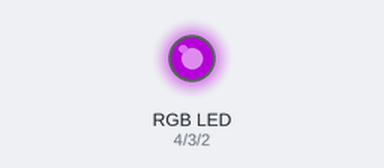
The sketch below on a simulated Arduino Uno, built with avr-gcc and run on an emulated ATmega328P. Shown: an RGB LED mixed from three pins (HIGH = lit). Dim RGB values are drawn brighter than linear.

Above: at 0.1 s.
Timing chart, 0 to 1.6 s (numbered marks = the images above):
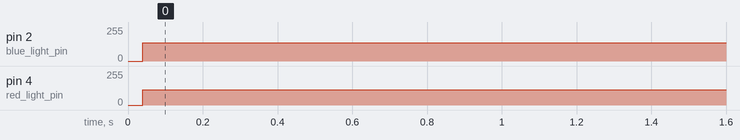

Measured:
- by itself, pin 2 (blue_light_pin): 0/255 → 137/255 at 0.04 s
- by itself, pin 4 (red_light_pin): 0/255 → 115/255 at 0.04 s

The sketch:

RGB_led.ino
```cpp
/*int val;
void setup() {
  // put your setup code here, to run once:
for (int i=2;i<5;i++){
  pinMode(i,OUTPUT);
}
Serial.begin(9600);
}

void loop() {
  // put your main code here, to run repeatedly:


   analogWrite(4,255);
    analogWrite(3,0);
    analogWrite(2,0);
    delay(1);

Serial.println(val,DEC);}
*/
int red_light_pin= 4;
int green_light_pin = 3;
int blue_light_pin = 2;
void setup() {
  pinMode(red_light_pin, OUTPUT);
  pinMode(green_light_pin, OUTPUT);
  pinMode(blue_light_pin, OUTPUT);
}
void loop() {

 digitalWrite(2,LOW);
 digitalWrite(3,LOW);
 digitalWrite(4,HIGH);
 digitalWrite(2,HIGH);
 digitalWrite(3,LOW);
 digitalWrite(4,LOW);


  /*analogWrite(green_light_pin, green_light_value);
  analogWrite(blue_light_pin, blue_light_value);*/
}
```
